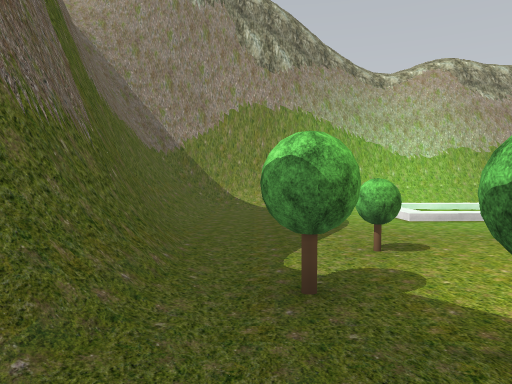
view 1 (above)

12 first-person views from a walk through a scene from a Unity 3-D project. The camera is 1.5 m above the floor, tilts 2° down and sees 70° across. The floor is counted in squares, 2 m on a side. Each view is taken from the middle of a square. On the plan, view 1 faces up. The plan holds only what a view shows up to about 11 squares ahead; the rest is blank. The place goes on beyond the plan. Some trees and plants on the terrain are drawn as simple stand-ins. The player character is not drawn. Some surface patterns are stand-ins.

view 2
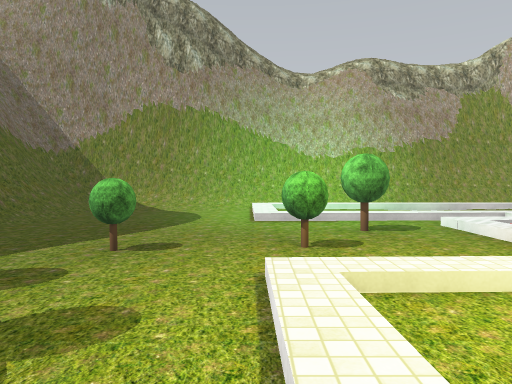

view 3
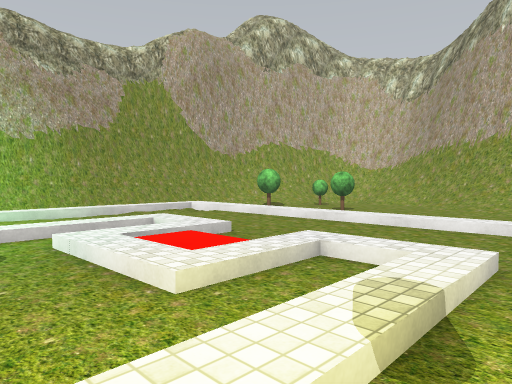

view 4
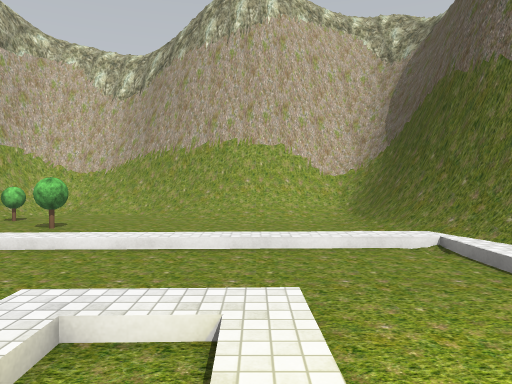

view 5
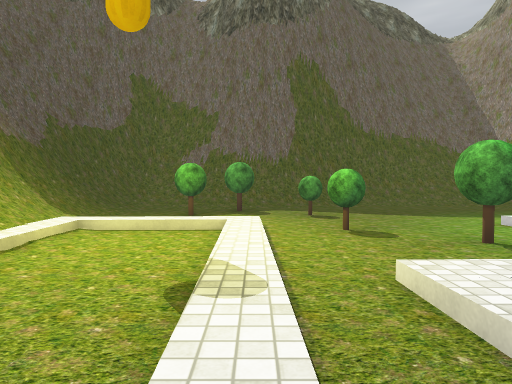

view 6
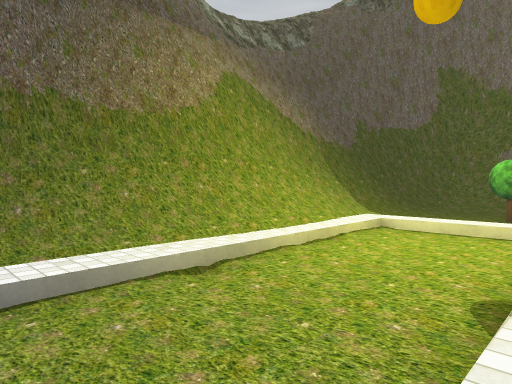

view 7
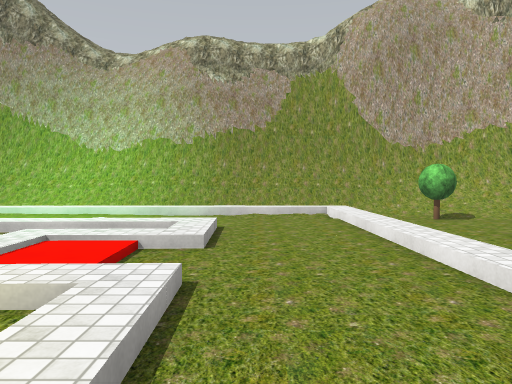

view 8
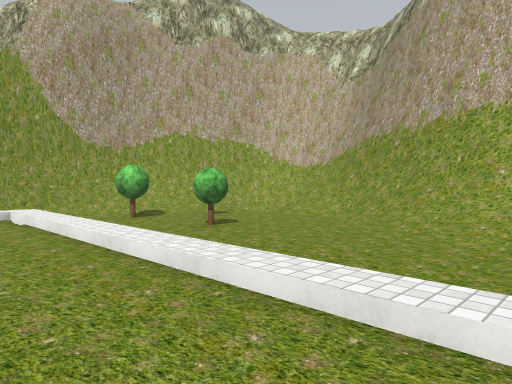

view 9
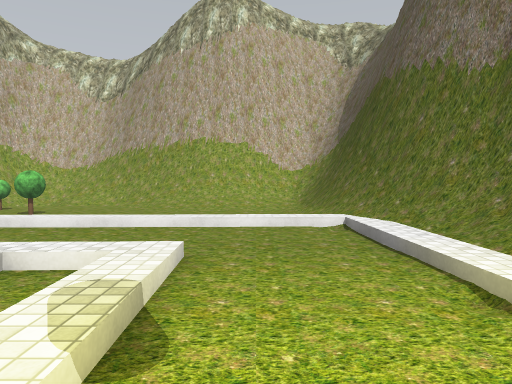

view 10
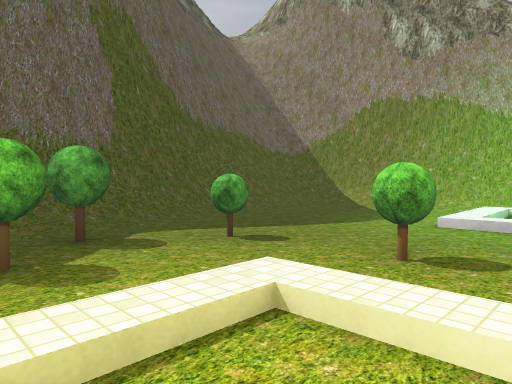

view 11
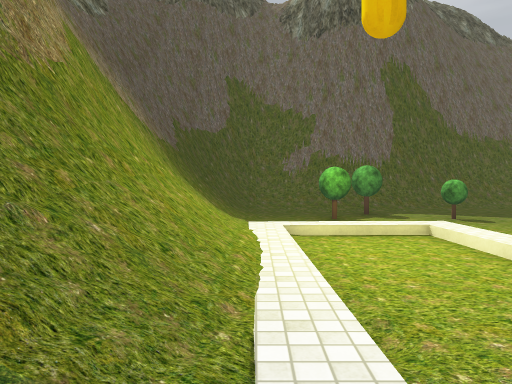

view 12
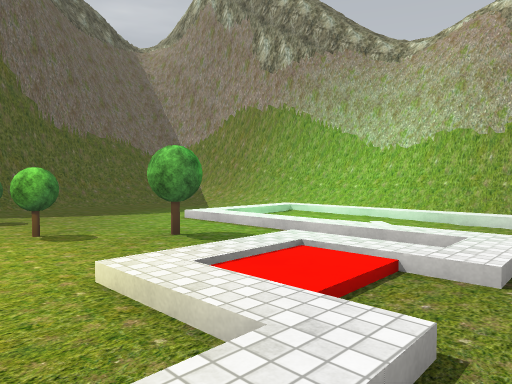

### Floor plan
Key: @ floor where view 1 was taken; # wall or solid block; . main floor; : floor 0.25 m higher than the main floor; + floor 0.5 m higher than the main floor; / step, stairs or slope; = window, fence, low wall or low ledge; T tree.
Columns run from 2 left of view 1 to 17 right of it. Each row starts with its distance up from view 1.
 11 ##################
 10 ##////+++///////=###
  9 #:...+..:..../.T:/##
  8 #:...+.......+..T./#
  7 #.........+..+.T../#
  6 #:.....T.++..+....##
  5 #/.......:...+.../#
  4 ##..T.T...+..+..:##
  3 ##T...+++++..+..:##
  2 ##.T.........+..:#
  1 #/.........../://#
  0 #=@:::++++::/#####
 -1 ####==###=####
 -2   #########

Positions as (right, up) in squares from view 1, and headings:
1: (0, 0), facing up
2: (3, 0), facing up
3: (5, 2), facing up-right
4: (6, 3), facing right
5: (9, 3), facing left
6: (9, 3), facing down-left
7: (9, 2), facing up
8: (9, 2), facing up-right
9: (5, 2), facing right
10: (5, 1), facing up-left
11: (9, 0), facing left
12: (9, 3), facing up-left
